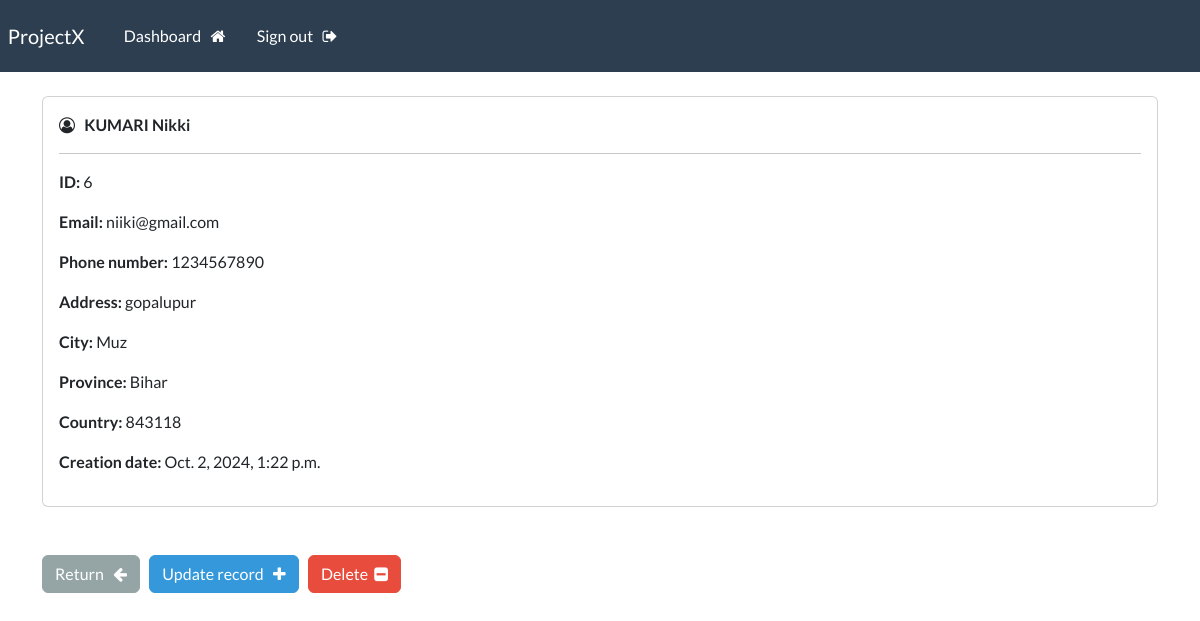
The page /view-record/6/ (signed in) on the database its author committed.
### webapp/models.py (models this page shows)
class Record(models.Model):
    created_date = models.DateTimeField(auto_now=True)
    first_name = models.CharField(max_length=100)
    last_name = models.CharField(max_length=100)
    email = models.CharField(max_length=255)
    phone = models.CharField(max_length=15)
    address = models.CharField(max_length=300)
    city = models.CharField(max_length=255)
    province = models.CharField(max_length=200)
    pincode = models.CharField(max_length=10)

### webapp/views.py (the view)
# urls.py: path("view-record/<int:pk>/", views.view_record, name="view-record"),
@login_required(login_url='login')
def view_record(request, pk):
    record = Record.objects.get(id=pk)
    context = {
        'record': record
    }
    return render(request, 'webapp/view_record.html', context)

### webapp/templates/webapp/view_record.html (shortened to what this page needs)
{% extends "webapp/base.html" %}
{% load crispy_forms_tags %}
{% block content %}
<div class="card">
            <div class="card-body">
                <i class="fa fa-user-circle-o" aria-hidden="true"></i> &nbsp;
                <strong>
                    {{record.last_name|upper}}
                    {{record.first_name}}
                </strong>
                <hr>
                <p> <strong> ID: </strong> {{record.id}} </p>
                <p> <strong> Email: </strong> {{record.email}} </p>
                <p> <strong> Phone number: </strong> {{record.phone}} </p>
                <p> <strong> Address: </strong> {{record.address}} </p>
                <p> <strong> City: </strong> {{record.city}} </p>
                <p> <strong> Province: </strong> {{record.province}} </p>
                <p> <strong> Country: </strong> {{record.pincode}} </p>
                <p> <strong> Creation date: </strong> {{record.created_date}} </p>
            </div>
        </div>
        <br>
        <br>
        <a href="{% url 'dashboard' %}" class="btn btn-secondary"> Return &nbsp; <i class="fa fa-arrow-left" aria-hidden="true"></i> </a>
        <a href="{% url 'update-record' record.id %}" class="btn btn-info"> Update record &nbsp; <i class="fa fa-plus" aria-hidden="true"></i> </a>
        <a href="{% url 'delete-record' record.id %}" class="btn btn-danger"> Delete &nbsp;<i class="fa fa-minus-square" aria-hidden="true"></i> </a>
{% endblock content %}

### rows shown on the page
Record: last_name "KUMARI", first_name "Nikki", id "6", email "niiki@gmail.com", phone "1234567890", address "gopalupur", city "Muz", province "Bihar", pincode "843118", created_date "Oct. 2, 2024, 1:22 p.m."
